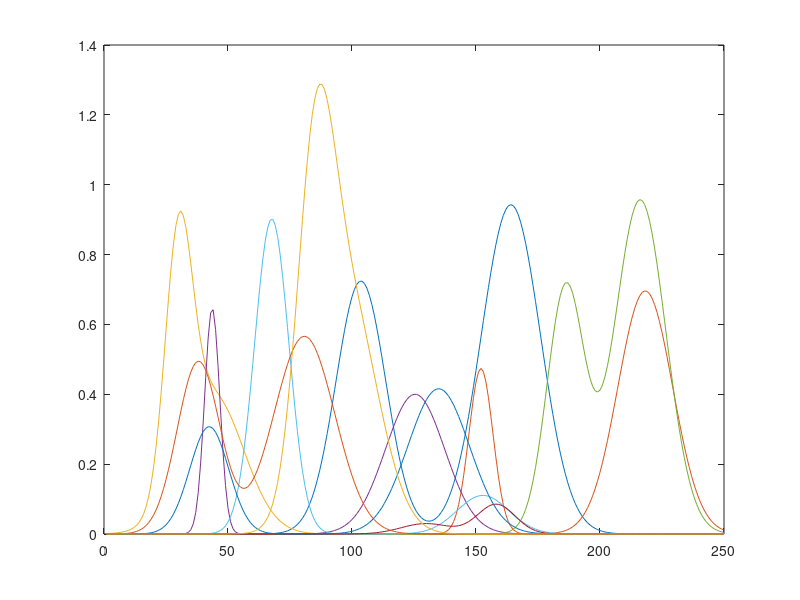
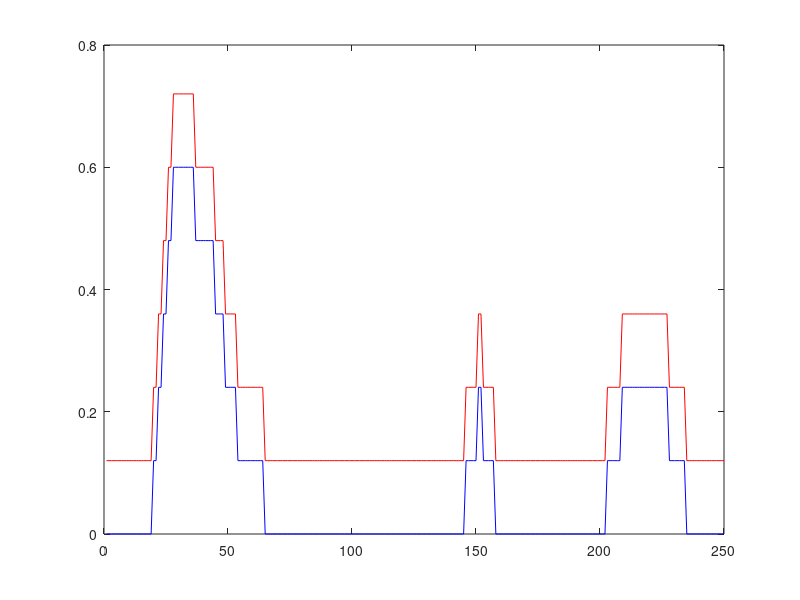

These charts were generated, in order, by the following MATLAB code:
% data for spectrum analysis problem.

% code for plotting qmax and qmin.
% figure; hold on;
% for i = 1:n
%     plot([i,i],[qmax(i),qmin(i)],'o-');
% end
% axis([0,11,0,1]);

n = 10;
m = 250;
S = [...
   0.0000   0.0000   0.0011   0.0000   0.0000 ...
   0.0000   0.0000   0.0000   0.0000   0.0000 ...
   ;
   0.0000   0.0000   0.0014   0.0000   0.0000 ...
   0.0000   0.0000   0.0000   0.0001   0.0000 ...
   ;
   0.0000   0.0000   0.0019   0.0000   0.0000 ...
   0.0000   0.0000   0.0000   0.0001   0.0000 ...
   ;
   0.0000   0.0000   0.0024   0.0000   0.0000 ...
   0.0000   0.0000   0.0000   0.0002   0.0000 ...
   ;
   0.0000   0.0000   0.0031   0.0000   0.0000 ...
   0.0000   0.0000   0.0000   0.0003   0.0000 ...
   ;
   0.0000   0.0000   0.0040   0.0000   0.0000 ...
   0.0000   0.0000   0.0000   0.0005   0.0000 ...
   ;
   0.0000   0.0000   0.0052   0.0000   0.0000 ...
   0.0000   0.0000   0.0000   0.0007   0.0000 ...
   ;
   0.0000   0.0000   0.0066   0.0000   0.0000 ...
   0.0000   0.0000   0.0000   0.0011   0.0000 ...
   ;
   0.0000   0.0000   0.0085   0.0000   0.0000 ...
   0.0000   0.0000   0.0000   0.0016   0.0000 ...
   ;
   0.0000   0.0000   0.0108   0.0000   0.0000 ...
   0.0000   0.0000   0.0001   0.0024   0.0000 ...
   ;
   0.0000   0.0000   0.0140   0.0000   0.0000 ...
   0.0000   0.0000   0.0001   0.0035   0.0000 ...
   ;
   0.0000   0.0000   0.0182   0.0000   0.0000 ...
   0.0000   0.0000   0.0002   0.0050   0.0000 ...
   ;
   0.0000   0.0000   0.0240   0.0000   0.0000 ...
   0.0000   0.0000   0.0003   0.0071   0.0000 ...
   ;
   0.0000   0.0000   0.0319   0.0000   0.0000 ...
   0.0000   0.0000   0.0004   0.0099   0.0000 ...
   ;
   0.0000   0.0000   0.0429   0.0000   0.0000 ...
   0.0000   0.0000   0.0007   0.0136   0.0000 ...
   ;
   0.0000   0.0000   0.0581   0.0000   0.0000 ...
   0.0000   0.0000   0.0011   0.0184   0.0000 ...
   ;
   0.0000   0.0000   0.0790   0.0000   0.0000 ...
   0.0000   0.0000   0.0016   0.0246   0.0000 ...
   ;
   0.0000   0.0000   0.1072   0.0000   0.0000 ...
   0.0000   0.0000   0.0024   0.0325   0.0000 ...
   ;
   0.0000   0.0000   0.1442   0.0000   0.0000 ...
   0.0000   0.0000   0.0036   0.0423   0.0000 ...
   ;
   0.0000   0.0000   0.1917   0.0000   0.0000 ...
   0.0000   0.0000   0.0052   0.0544   0.0000 ...
   ;
   0.0000   0.0000   0.2505   0.0000   0.0000 ...
   0.0000   0.0000   0.0074   0.0689   0.0000 ...
   ;
   0.0000   0.0000   0.3207   0.0000   0.0000 ...
   0.0000   0.0000   0.0105   0.0862   0.0000 ...
   ;
   0.0000   0.0000   0.4014   0.0000   0.0000 ...
   0.0000   0.0000   0.0144   0.1064   0.0000 ...
   ;
   0.0000   0.0000   0.4900   0.0000   0.0000 ...
   0.0000   0.0000   0.0196   0.1295   0.0000 ...
   ;
   0.0000   0.0000   0.5826   0.0000   0.0000 ...
   0.0000   0.0000   0.0262   0.1555   0.0000 ...
   ;
   0.0000   0.0000   0.6740   0.0000   0.0000 ...
   0.0000   0.0000   0.0345   0.1843   0.0000 ...
   ;
   0.0000   0.0000   0.7585   0.0000   0.0000 ...
   0.0000   0.0000   0.0447   0.2154   0.0000 ...
   ;
   0.0000   0.0000   0.8301   0.0000   0.0000 ...
   0.0000   0.0000   0.0569   0.2485   0.0000 ...
   ;
   0.0000   0.0000   0.8836   0.0000   0.0000 ...
   0.0000   0.0000   0.0713   0.2828   0.0000 ...
   ;
   0.0000   0.0000   0.9156   0.0000   0.0000 ...
   0.0000   0.0000   0.0880   0.3176   0.0000 ...
   ;
   0.0000   0.0000   0.9246   0.0001   0.0000 ...
   0.0000   0.0000   0.1067   0.3518   0.0000 ...
   ;
   0.0000   0.0000   0.9112   0.0005   0.0000 ...
   0.0000   0.0000   0.1274   0.3845   0.0000 ...
   ;
   0.0000   0.0000   0.8785   0.0016   0.0000 ...
   0.0000   0.0000   0.1496   0.4147   0.0000 ...
   ;
   0.0000   0.0000   0.8311   0.0046   0.0000 ...
   0.0000   0.0000   0.1729   0.4413   0.0000 ...
   ;
   0.0000   0.0000   0.7742   0.0122   0.0000 ...
   0.0000   0.0000   0.1966   0.4633   0.0000 ...
   ;
   0.0000   0.0000   0.7135   0.0290   0.0000 ...
   0.0000   0.0000   0.2200   0.4799   0.0000 ...
   ;
   0.0000   0.0000   0.6539   0.0620   0.0000 ...
   0.0000   0.0000   0.2422   0.4905   0.0000 ...
   ;
   0.0000   0.0000   0.5992   0.1192   0.0000 ...
   0.0001   0.0000   0.2623   0.4948   0.0000 ...
   ;
   0.0000   0.0000   0.5517   0.2062   0.0000 ...
   0.0002   0.0000   0.2795   0.4925   0.0000 ...
   ;
   0.0000   0.0000   0.5125   0.3203   0.0000 ...
   0.0003   0.0000   0.2931   0.4838   0.0000 ...
   ;
   0.0000   0.0000   0.4814   0.4473   0.0000 ...
   0.0005   0.0000   0.3024   0.4692   0.0000 ...
   ;
   0.0000   0.0000   0.4575   0.5614   0.0000 ...
   0.0009   0.0000   0.3070   0.4491   0.0000 ...
   ;
   0.0000   0.0000   0.4391   0.6333   0.0000 ...
   0.0015   0.0000   0.3066   0.4246   0.0000 ...
   ;
   0.0000   0.0000   0.4248   0.6420   0.0000 ...
   0.0026   0.0000   0.3013   0.3965   0.0000 ...
   ;
   0.0000   0.0000   0.4128   0.5849   0.0000 ...
   0.0041   0.0000   0.2914   0.3659   0.0000 ...
   ;
   0.0000   0.0000   0.4020   0.4789   0.0000 ...
   0.0066   0.0000   0.2772   0.3341   0.0001 ...
   ;
   0.0000   0.0000   0.3912   0.3524   0.0000 ...
   0.0103   0.0000   0.2595   0.3020   0.0001 ...
   ;
   0.0000   0.0000   0.3798   0.2331   0.0000 ...
   0.0157   0.0000   0.2390   0.2708   0.0001 ...
   ;
   0.0000   0.0000   0.3672   0.1385   0.0000 ...
   0.0235   0.0000   0.2166   0.2413   0.0001 ...
   ;
   0.0000   0.0000   0.3533   0.0740   0.0000 ...
   0.0343   0.0000   0.1932   0.2143   0.0002 ...
   ;
   0.0000   0.0000   0.3381   0.0355   0.0000 ...
   0.0492   0.0000   0.1695   0.1905   0.0003 ...
   ;
   0.0000   0.0000   0.3217   0.0153   0.0000 ...
   0.0691   0.0000   0.1463   0.1704   0.0004 ...
   ;
   0.0000   0.0000   0.3041   0.0059   0.0000 ...
   0.0949   0.0000   0.1243   0.1542   0.0006 ...
   ;
   0.0000   0.0000   0.2858   0.0021   0.0000 ...
   0.1278   0.0000   0.1038   0.1422   0.0008 ...
   ;
   0.0000   0.0000   0.2668   0.0006   0.0000 ...
   0.1684   0.0000   0.0854   0.1344   0.0012 ...
   ;
   0.0000   0.0000   0.2475   0.0002   0.0000 ...
   0.2173   0.0000   0.0691   0.1308   0.0017 ...
   ;
   0.0000   0.0000   0.2282   0.0000   0.0000 ...
   0.2745   0.0000   0.0550   0.1312   0.0024 ...
   ;
   0.0000   0.0000   0.2090   0.0000   0.0000 ...
   0.3397   0.0000   0.0431   0.1355   0.0033 ...
   ;
   0.0000   0.0000   0.1902   0.0000   0.0000 ...
   0.4116   0.0000   0.0332   0.1434   0.0047 ...
   ;
   0.0001   0.0000   0.1720   0.0000   0.0000 ...
   0.4884   0.0000   0.0252   0.1547   0.0067 ...
   ;
   0.0001   0.0000   0.1545   0.0000   0.0000 ...
   0.5674   0.0000   0.0188   0.1691   0.0094 ...
   ;
   0.0001   0.0000   0.1379   0.0000   0.0000 ...
   0.6456   0.0000   0.0138   0.1863   0.0131 ...
   ;
   0.0002   0.0000   0.1223   0.0000   0.0000 ...
   0.7193   0.0000   0.0100   0.2059   0.0183 ...
   ;
   0.0003   0.0000   0.1078   0.0000   0.0000 ...
   0.7847   0.0000   0.0071   0.2278   0.0254 ...
   ;
   0.0004   0.0000   0.0944   0.0000   0.0000 ...
   0.8383   0.0000   0.0049   0.2516   0.0350 ...
   ;
   0.0006   0.0000   0.0821   0.0000   0.0000 ...
   0.8769   0.0000   0.0034   0.2768   0.0477 ...
   ;
   0.0009   0.0000   0.0710   0.0000   0.0000 ...
   0.8983   0.0000   0.0023   0.3032   0.0644 ...
   ;
   0.0013   0.0000   0.0610   0.0000   0.0000 ...
   0.9011   0.0000   0.0015   0.3304   0.0859 ...
   ;
   0.0018   0.0000   0.0520   0.0000   0.0000 ...
   0.8851   0.0000   0.0010   0.3579   0.1132 ...
   ;
   0.0026   0.0000   0.0441   0.0000   0.0000 ...
   0.8514   0.0000   0.0006   0.3854   0.1472 ...
   ;
   0.0036   0.0000   0.0372   0.0000   0.0000 ...
   0.8019   0.0000   0.0004   0.4123   0.1888 ...
   ;
   0.0049   0.0000   0.0311   0.0000   0.0000 ...
   0.7396   0.0000   0.0003   0.4384   0.2387 ...
   ;
   0.0067   0.0000   0.0259   0.0000   0.0000 ...
   0.6680   0.0000   0.0002   0.4630   0.2974 ...
   ;
   0.0091   0.0000   0.0214   0.0000   0.0000 ...
   0.5908   0.0000   0.0001   0.4859   0.3650 ...
   ;
   0.0122   0.0000   0.0176   0.0001   0.0000 ...
   0.5117   0.0000   0.0001   0.5065   0.4410 ...
   ;
   0.0161   0.0000   0.0143   0.0001   0.0000 ...
   0.4339   0.0000   0.0000   0.5246   0.5247 ...
   ;
   0.0211   0.0000   0.0116   0.0001   0.0000 ...
   0.3604   0.0000   0.0000   0.5397   0.6145 ...
   ;
   0.0274   0.0000   0.0094   0.0002   0.0000 ...
   0.2930   0.0000   0.0000   0.5517   0.7084 ...
   ;
   0.0352   0.0000   0.0075   0.0002   0.0000 ...
   0.2334   0.0000   0.0000   0.5601   0.8039 ...
   ;
   0.0448   0.0000   0.0060   0.0003   0.0000 ...
   0.1820   0.0000   0.0000   0.5650   0.8981 ...
   ;
   0.0565   0.0000   0.0047   0.0004   0.0000 ...
   0.1389   0.0000   0.0000   0.5661   0.9879 ...
   ;
   0.0704   0.0000   0.0037   0.0005   0.0000 ...
   0.1039   0.0000   0.0000   0.5635   1.0702 ...
   ;
   0.0870   0.0000   0.0029   0.0007   0.0000 ...
   0.0761   0.0000   0.0001   0.5572   1.1422 ...
   ;
   0.1063   0.0000   0.0022   0.0010   0.0000 ...
   0.0545   0.0000   0.0001   0.5473   1.2014 ...
   ;
   0.1287   0.0000   0.0017   0.0013   0.0000 ...
   0.0383   0.0000   0.0001   0.5341   1.2461 ...
   ;
   0.1542   0.0000   0.0013   0.0017   0.0000 ...
   0.0263   0.0000   0.0002   0.5177   1.2751 ...
   ;
   0.1830   0.0000   0.0010   0.0023   0.0000 ...
   0.0177   0.0000   0.0002   0.4986   1.2883 ...
   ;
   0.2149   0.0000   0.0008   0.0030   0.0000 ...
   0.0117   0.0000   0.0003   0.4769   1.2864 ...
   ;
   0.2499   0.0000   0.0006   0.0038   0.0000 ...
   0.0075   0.0000   0.0004   0.4533   1.2706 ...
   ;
   0.2878   0.0000   0.0004   0.0049   0.0000 ...
   0.0048   0.0000   0.0006   0.4279   1.2429 ...
   ;
   0.3280   0.0000   0.0003   0.0063   0.0000 ...
   0.0030   0.0000   0.0008   0.4013   1.2055 ...
   ;
   0.3702   0.0000   0.0002   0.0080   0.0000 ...
   0.0018   0.0000   0.0010   0.3739   1.1611 ...
   ;
   0.4136   0.0000   0.0002   0.0100   0.0000 ...
   0.0011   0.0000   0.0014   0.3460   1.1121 ...
   ;
   0.4575   0.0000   0.0001   0.0126   0.0000 ...
   0.0006   0.0000   0.0018   0.3181   1.0606 ...
   ;
   0.5010   0.0000   0.0001   0.0156   0.0000 ...
   0.0004   0.0001   0.0023   0.2906   1.0087 ...
   ;
   0.5433   0.0000   0.0001   0.0192   0.0000 ...
   0.0002   0.0001   0.0030   0.2636   0.9577 ...
   ;
   0.5832   0.0000   0.0000   0.0236   0.0000 ...
   0.0001   0.0001   0.0039   0.2376   0.9087 ...
   ;
   0.6198   0.0000   0.0000   0.0287   0.0000 ...
   0.0001   0.0002   0.0050   0.2128   0.8623 ...
   ;
   0.6521   0.0000   0.0000   0.0346   0.0000 ...
   0.0000   0.0002   0.0063   0.1892   0.8185 ...
   ;
   0.6793   0.0000   0.0000   0.0415   0.0000 ...
   0.0000   0.0003   0.0079   0.1672   0.7773 ...
   ;
   0.7007   0.0000   0.0000   0.0494   0.0000 ...
   0.0000   0.0004   0.0099   0.1468   0.7383 ...
   ;
   0.7154   0.0000   0.0000   0.0585   0.0000 ...
   0.0000   0.0006   0.0123   0.1280   0.7010 ...
   ;
   0.7233   0.0000   0.0000   0.0687   0.0000 ...
   0.0000   0.0008   0.0152   0.1109   0.6650 ...
   ;
   0.7239   0.0000   0.0000   0.0801   0.0000 ...
   0.0000   0.0010   0.0186   0.0954   0.6296 ...
   ;
   0.7173   0.0000   0.0000   0.0927   0.0000 ...
   0.0000   0.0013   0.0226   0.0816   0.5946 ...
   ;
   0.7037   0.0000   0.0000   0.1066   0.0000 ...
   0.0000   0.0016   0.0274   0.0693   0.5597 ...
   ;
   0.6835   0.0000   0.0000   0.1217   0.0000 ...
   0.0000   0.0021   0.0330   0.0584   0.5248 ...
   ;
   0.6573   0.0000   0.0000   0.1380   0.0000 ...
   0.0000   0.0026   0.0394   0.0490   0.4897 ...
   ;
   0.6258   0.0000   0.0000   0.1554   0.0000 ...
   0.0000   0.0033   0.0468   0.0408   0.4547 ...
   ;
   0.5899   0.0000   0.0000   0.1737   0.0000 ...
   0.0000   0.0040   0.0552   0.0337   0.4198 ...
   ;
   0.5505   0.0000   0.0000   0.1929   0.0000 ...
   0.0000   0.0049   0.0647   0.0277   0.3853 ...
   ;
   0.5086   0.0000   0.0000   0.2127   0.0000 ...
   0.0001   0.0059   0.0753   0.0226   0.3515 ...
   ;
   0.4653   0.0000   0.0000   0.2329   0.0000 ...
   0.0001   0.0070   0.0872   0.0183   0.3186 ...
   ;
   0.4214   0.0000   0.0000   0.2532   0.0000 ...
   0.0001   0.0083   0.1002   0.0148   0.2869 ...
   ;
   0.3779   0.0000   0.0000   0.2733   0.0000 ...
   0.0002   0.0097   0.1144   0.0118   0.2566 ...
   ;
   0.3355   0.0000   0.0000   0.2930   0.0000 ...
   0.0002   0.0113   0.1298   0.0094   0.2280 ...
   ;
   0.2950   0.0000   0.0000   0.3119   0.0000 ...
   0.0003   0.0129   0.1463   0.0074   0.2013 ...
   ;
   0.2569   0.0000   0.0000   0.3298   0.0000 ...
   0.0004   0.0146   0.1639   0.0058   0.1764 ...
   ;
   0.2216   0.0000   0.0000   0.3462   0.0000 ...
   0.0006   0.0164   0.1823   0.0045   0.1536 ...
   ;
   0.1893   0.0000   0.0000   0.3609   0.0000 ...
   0.0008   0.0183   0.2015   0.0035   0.1328 ...
   ;
   0.1604   0.0000   0.0000   0.3736   0.0000 ...
   0.0011   0.0201   0.2214   0.0027   0.1140 ...
   ;
   0.1348   0.0000   0.0000   0.3840   0.0000 ...
   0.0014   0.0219   0.2415   0.0021   0.0972 ...
   ;
   0.1125   0.0000   0.0000   0.3920   0.0000 ...
   0.0019   0.0236   0.2619   0.0016   0.0824 ...
   ;
   0.0934   0.0000   0.0000   0.3973   0.0000 ...
   0.0024   0.0251   0.2821   0.0012   0.0693 ...
   ;
   0.0774   0.0000   0.0000   0.3999   0.0000 ...
   0.0032   0.0265   0.3018   0.0009   0.0579 ...
   ;
   0.0644   0.0000   0.0000   0.3998   0.0000 ...
   0.0041   0.0277   0.3209   0.0007   0.0480 ...
   ;
   0.0541   0.0000   0.0000   0.3968   0.0000 ...
   0.0052   0.0287   0.3390   0.0005   0.0396 ...
   ;
   0.0463   0.0000   0.0000   0.3911   0.0000 ...
   0.0065   0.0294   0.3558   0.0004   0.0324 ...
   ;
   0.0409   0.0000   0.0000   0.3828   0.0000 ...
   0.0082   0.0298   0.3709   0.0003   0.0263 ...
   ;
   0.0377   0.0000   0.0000   0.3720   0.0000 ...
   0.0101   0.0299   0.3843   0.0002   0.0212 ...
   ;
   0.0367   0.0000   0.0000   0.3590   0.0000 ...
   0.0124   0.0297   0.3955   0.0001   0.0170 ...
   ;
   0.0377   0.0001   0.0000   0.3441   0.0000 ...
   0.0151   0.0293   0.4044   0.0001   0.0135 ...
   ;
   0.0407   0.0002   0.0000   0.3275   0.0000 ...
   0.0182   0.0286   0.4109   0.0001   0.0107 ...
   ;
   0.0458   0.0005   0.0000   0.3095   0.0000 ...
   0.0218   0.0278   0.4147   0.0000   0.0084 ...
   ;
   0.0528   0.0010   0.0000   0.2905   0.0000 ...
   0.0258   0.0267   0.4159   0.0000   0.0065 ...
   ;
   0.0621   0.0020   0.0000   0.2707   0.0000 ...
   0.0302   0.0257   0.4144   0.0000   0.0051 ...
   ;
   0.0736   0.0039   0.0000   0.2505   0.0000 ...
   0.0351   0.0246   0.4102   0.0000   0.0039 ...
   ;
   0.0874   0.0072   0.0000   0.2302   0.0000 ...
   0.0404   0.0236   0.4034   0.0000   0.0030 ...
   ;
   0.1038   0.0128   0.0000   0.2100   0.0000 ...
   0.0461   0.0228   0.3942   0.0000   0.0023 ...
   ;
   0.1227   0.0219   0.0000   0.1903   0.0000 ...
   0.0521   0.0223   0.3826   0.0000   0.0017 ...
   ;
   0.1445   0.0358   0.0000   0.1713   0.0000 ...
   0.0583   0.0223   0.3691   0.0000   0.0013 ...
   ;
   0.1692   0.0560   0.0000   0.1530   0.0000 ...
   0.0647   0.0227   0.3536   0.0000   0.0009 ...
   ;
   0.1968   0.0841   0.0000   0.1358   0.0000 ...
   0.0711   0.0238   0.3367   0.0000   0.0007 ...
   ;
   0.2275   0.1208   0.0000   0.1196   0.0000 ...
   0.0775   0.0255   0.3185   0.0000   0.0005 ...
   ;
   0.2611   0.1665   0.0000   0.1047   0.0000 ...
   0.0836   0.0281   0.2993   0.0000   0.0004 ...
   ;
   0.2976   0.2197   0.0000   0.0910   0.0000 ...
   0.0894   0.0314   0.2794   0.0000   0.0003 ...
   ;
   0.3369   0.2779   0.0000   0.0785   0.0000 ...
   0.0947   0.0354   0.2592   0.0000   0.0002 ...
   ;
   0.3787   0.3368   0.0000   0.0672   0.0000 ...
   0.0994   0.0402   0.2389   0.0000   0.0001 ...
   ;
   0.4228   0.3911   0.0000   0.0572   0.0000 ...
   0.1035   0.0456   0.2187   0.0000   0.0001 ...
   ;
   0.4686   0.4352   0.0000   0.0483   0.0000 ...
   0.1066   0.0514   0.1990   0.0000   0.0001 ...
   ;
   0.5157   0.4640   0.0000   0.0405   0.0000 ...
   0.1089   0.0575   0.1798   0.0000   0.0000 ...
   ;
   0.5636   0.4741   0.0000   0.0338   0.0000 ...
   0.1102   0.0636   0.1615   0.0000   0.0000 ...
   ;
   0.6116   0.4642   0.0000   0.0279   0.0000 ...
   0.1105   0.0694   0.1441   0.0000   0.0000 ...
   ;
   0.6591   0.4354   0.0000   0.0230   0.0001 ...
   0.1098   0.0747   0.1277   0.0000   0.0000 ...
   ;
   0.7052   0.3914   0.0000   0.0187   0.0001 ...
   0.1081   0.0792   0.1125   0.0000   0.0000 ...
   ;
   0.7492   0.3372   0.0000   0.0152   0.0002 ...
   0.1054   0.0826   0.0984   0.0000   0.0000 ...
   ;
   0.7903   0.2783   0.0000   0.0122   0.0004 ...
   0.1019   0.0847   0.0855   0.0000   0.0000 ...
   ;
   0.8279   0.2201   0.0000   0.0097   0.0006 ...
   0.0975   0.0856   0.0739   0.0000   0.0000 ...
   ;
   0.8611   0.1668   0.0000   0.0077   0.0011 ...
   0.0925   0.0849   0.0634   0.0000   0.0000 ...
   ;
   0.8893   0.1211   0.0000   0.0061   0.0017 ...
   0.0870   0.0829   0.0540   0.0000   0.0000 ...
   ;
   0.9121   0.0843   0.0000   0.0048   0.0027 ...
   0.0810   0.0795   0.0458   0.0000   0.0000 ...
   ;
   0.9288   0.0562   0.0000   0.0037   0.0041 ...
   0.0748   0.0750   0.0385   0.0000   0.0000 ...
   ;
   0.9391   0.0359   0.0000   0.0029   0.0062 ...
   0.0684   0.0696   0.0322   0.0000   0.0000 ...
   ;
   0.9429   0.0220   0.0000   0.0022   0.0093 ...
   0.0620   0.0634   0.0267   0.0000   0.0000 ...
   ;
   0.9400   0.0129   0.0000   0.0017   0.0136 ...
   0.0556   0.0568   0.0221   0.0000   0.0000 ...
   ;
   0.9306   0.0073   0.0000   0.0013   0.0195 ...
   0.0495   0.0500   0.0181   0.0000   0.0000 ...
   ;
   0.9147   0.0039   0.0000   0.0009   0.0276 ...
   0.0436   0.0433   0.0147   0.0000   0.0000 ...
   ;
   0.8928   0.0020   0.0000   0.0007   0.0383 ...
   0.0381   0.0368   0.0119   0.0000   0.0000 ...
   ;
   0.8653   0.0010   0.0000   0.0005   0.0523 ...
   0.0330   0.0308   0.0096   0.0000   0.0000 ...
   ;
   0.8327   0.0005   0.0000   0.0004   0.0702 ...
   0.0283   0.0253   0.0077   0.0000   0.0000 ...
   ;
   0.7957   0.0003   0.0000   0.0003   0.0925 ...
   0.0240   0.0204   0.0061   0.0000   0.0000 ...
   ;
   0.7550   0.0002   0.0000   0.0002   0.1198 ...
   0.0202   0.0162   0.0048   0.0000   0.0000 ...
   ;
   0.7113   0.0002   0.0000   0.0001   0.1525 ...
   0.0169   0.0127   0.0038   0.0000   0.0000 ...
   ;
   0.6655   0.0002   0.0000   0.0001   0.1907 ...
   0.0139   0.0097   0.0029   0.0000   0.0000 ...
   ;
   0.6182   0.0003   0.0000   0.0001   0.2343 ...
   0.0114   0.0073   0.0023   0.0000   0.0000 ...
   ;
   0.5702   0.0005   0.0000   0.0001   0.2829 ...
   0.0093   0.0054   0.0017   0.0000   0.0000 ...
   ;
   0.5223   0.0006   0.0000   0.0000   0.3357 ...
   0.0074   0.0039   0.0013   0.0000   0.0000 ...
   ;
   0.4750   0.0009   0.0000   0.0000   0.3914 ...
   0.0059   0.0028   0.0010   0.0000   0.0000 ...
   ;
   0.4289   0.0012   0.0000   0.0000   0.4485 ...
   0.0047   0.0020   0.0008   0.0000   0.0000 ...
   ;
   0.3846   0.0017   0.0000   0.0000   0.5050 ...
   0.0037   0.0014   0.0006   0.0000   0.0000 ...
   ;
   0.3425   0.0023   0.0000   0.0000   0.5589 ...
   0.0028   0.0009   0.0004   0.0000   0.0000 ...
   ;
   0.3028   0.0031   0.0000   0.0000   0.6080 ...
   0.0022   0.0006   0.0003   0.0000   0.0000 ...
   ;
   0.2658   0.0042   0.0000   0.0000   0.6501 ...
   0.0017   0.0004   0.0002   0.0000   0.0000 ...
   ;
   0.2317   0.0056   0.0000   0.0000   0.6835 ...
   0.0012   0.0003   0.0002   0.0000   0.0000 ...
   ;
   0.2006   0.0074   0.0000   0.0000   0.7067 ...
   0.0009   0.0002   0.0001   0.0000   0.0000 ...
   ;
   0.1724   0.0096   0.0000   0.0000   0.7188 ...
   0.0007   0.0001   0.0001   0.0000   0.0000 ...
   ;
   0.1471   0.0125   0.0000   0.0000   0.7194 ...
   0.0005   0.0001   0.0001   0.0000   0.0000 ...
   ;
   0.1247   0.0161   0.0000   0.0000   0.7091 ...
   0.0004   0.0000   0.0000   0.0000   0.0000 ...
   ;
   0.1049   0.0206   0.0000   0.0000   0.6889 ...
   0.0003   0.0000   0.0000   0.0000   0.0000 ...
   ;
   0.0876   0.0261   0.0000   0.0000   0.6603 ...
   0.0002   0.0000   0.0000   0.0000   0.0000 ...
   ;
   0.0727   0.0328   0.0000   0.0000   0.6256 ...
   0.0001   0.0000   0.0000   0.0000   0.0000 ...
   ;
   0.0599   0.0408   0.0000   0.0000   0.5871 ...
   0.0001   0.0000   0.0000   0.0000   0.0000 ...
   ;
   0.0490   0.0505   0.0000   0.0000   0.5473 ...
   0.0001   0.0000   0.0000   0.0000   0.0000 ...
   ;
   0.0398   0.0619   0.0000   0.0000   0.5089 ...
   0.0000   0.0000   0.0000   0.0000   0.0000 ...
   ;
   0.0321   0.0752   0.0000   0.0000   0.4742 ...
   0.0000   0.0000   0.0000   0.0000   0.0000 ...
   ;
   0.0257   0.0907   0.0000   0.0000   0.4452 ...
   0.0000   0.0000   0.0000   0.0000   0.0000 ...
   ;
   0.0204   0.1085   0.0000   0.0000   0.4235 ...
   0.0000   0.0000   0.0000   0.0000   0.0000 ...
   ;
   0.0161   0.1287   0.0000   0.0000   0.4104 ...
   0.0000   0.0000   0.0000   0.0000   0.0000 ...
   ;
   0.0127   0.1515   0.0000   0.0000   0.4065 ...
   0.0000   0.0000   0.0000   0.0000   0.0000 ...
   ;
   0.0099   0.1767   0.0000   0.0000   0.4120 ...
   0.0000   0.0000   0.0000   0.0000   0.0000 ...
   ;
   0.0076   0.2045   0.0000   0.0000   0.4268 ...
   0.0000   0.0000   0.0000   0.0000   0.0000 ...
   ;
   0.0058   0.2347   0.0000   0.0000   0.4503 ...
   0.0000   0.0000   0.0000   0.0000   0.0000 ...
   ;
   0.0045   0.2672   0.0000   0.0000   0.4816 ...
   0.0000   0.0000   0.0000   0.0000   0.0000 ...
   ;
   0.0034   0.3017   0.0000   0.0000   0.5194 ...
   0.0000   0.0000   0.0000   0.0000   0.0000 ...
   ;
   0.0025   0.3379   0.0000   0.0000   0.5626 ...
   0.0000   0.0000   0.0000   0.0000   0.0000 ...
   ;
   0.0019   0.3753   0.0000   0.0000   0.6095 ...
   0.0000   0.0000   0.0000   0.0000   0.0000 ...
   ;
   0.0014   0.4134   0.0000   0.0000   0.6586 ...
   0.0000   0.0000   0.0000   0.0000   0.0000 ...
   ;
   0.0010   0.4516   0.0000   0.0000   0.7083 ...
   0.0000   0.0000   0.0000   0.0000   0.0000 ...
   ;
   0.0008   0.4893   0.0000   0.0000   0.7571 ...
   0.0000   0.0000   0.0000   0.0000   0.0000 ...
   ;
   0.0005   0.5259   0.0000   0.0000   0.8033 ...
   0.0000   0.0000   0.0000   0.0000   0.0000 ...
   ;
   0.0004   0.5605   0.0000   0.0000   0.8455 ...
   0.0000   0.0000   0.0000   0.0000   0.0000 ...
   ;
   0.0003   0.5926   0.0000   0.0000   0.8825 ...
   0.0000   0.0000   0.0000   0.0000   0.0000 ...
   ;
   0.0002   0.6213   0.0000   0.0000   0.9130 ...
   0.0000   0.0000   0.0000   0.0000   0.0000 ...
   ;
   0.0001   0.6461   0.0000   0.0000   0.9360 ...
   0.0000   0.0000   0.0000   0.0000   0.0000 ...
   ;
   0.0001   0.6664   0.0000   0.0000   0.9509 ...
   0.0000   0.0000   0.0000   0.0000   0.0000 ...
   ;
   0.0001   0.6816   0.0000   0.0000   0.9572 ...
   0.0000   0.0000   0.0000   0.0000   0.0000 ...
   ;
   0.0000   0.6916   0.0000   0.0000   0.9547 ...
   0.0000   0.0000   0.0000   0.0000   0.0000 ...
   ;
   0.0000   0.6959   0.0000   0.0000   0.9433 ...
   0.0000   0.0000   0.0000   0.0000   0.0000 ...
   ;
   0.0000   0.6945   0.0000   0.0000   0.9234 ...
   0.0000   0.0000   0.0000   0.0000   0.0000 ...
   ;
   0.0000   0.6874   0.0000   0.0000   0.8955 ...
   0.0000   0.0000   0.0000   0.0000   0.0000 ...
   ;
   0.0000   0.6748   0.0000   0.0000   0.8604 ...
   0.0000   0.0000   0.0000   0.0000   0.0000 ...
   ;
   0.0000   0.6570   0.0000   0.0000   0.8190 ...
   0.0000   0.0000   0.0000   0.0000   0.0000 ...
   ;
   0.0000   0.6345   0.0000   0.0000   0.7723 ...
   0.0000   0.0000   0.0000   0.0000   0.0000 ...
   ;
   0.0000   0.6077   0.0000   0.0000   0.7215 ...
   0.0000   0.0000   0.0000   0.0000   0.0000 ...
   ;
   0.0000   0.5773   0.0000   0.0000   0.6678 ...
   0.0000   0.0000   0.0000   0.0000   0.0000 ...
   ;
   0.0000   0.5439   0.0000   0.0000   0.6123 ...
   0.0000   0.0000   0.0000   0.0000   0.0000 ...
   ;
   0.0000   0.5082   0.0000   0.0000   0.5562 ...
   0.0000   0.0000   0.0000   0.0000   0.0000 ...
   ;
   0.0000   0.4710   0.0000   0.0000   0.5005 ...
   0.0000   0.0000   0.0000   0.0000   0.0000 ...
   ;
   0.0000   0.4329   0.0000   0.0000   0.4462 ...
   0.0000   0.0000   0.0000   0.0000   0.0000 ...
   ;
   0.0000   0.3947   0.0000   0.0000   0.3941 ...
   0.0000   0.0000   0.0000   0.0000   0.0000 ...
   ;
   0.0000   0.3568   0.0000   0.0000   0.3448 ...
   0.0000   0.0000   0.0000   0.0000   0.0000 ...
   ;
   0.0000   0.3200   0.0000   0.0000   0.2989 ...
   0.0000   0.0000   0.0000   0.0000   0.0000 ...
   ;
   0.0000   0.2846   0.0000   0.0000   0.2567 ...
   0.0000   0.0000   0.0000   0.0000   0.0000 ...
   ;
   0.0000   0.2511   0.0000   0.0000   0.2184 ...
   0.0000   0.0000   0.0000   0.0000   0.0000 ...
   ;
   0.0000   0.2197   0.0000   0.0000   0.1841 ...
   0.0000   0.0000   0.0000   0.0000   0.0000 ...
   ;
   0.0000   0.1906   0.0000   0.0000   0.1537 ...
   0.0000   0.0000   0.0000   0.0000   0.0000 ...
   ;
   0.0000   0.1640   0.0000   0.0000   0.1272 ...
   0.0000   0.0000   0.0000   0.0000   0.0000 ...
   ;
   0.0000   0.1400   0.0000   0.0000   0.1042 ...
   0.0000   0.0000   0.0000   0.0000   0.0000 ...
   ;
   0.0000   0.1185   0.0000   0.0000   0.0846 ...
   0.0000   0.0000   0.0000   0.0000   0.0000 ...
   ;
   0.0000   0.0995   0.0000   0.0000   0.0681 ...
   0.0000   0.0000   0.0000   0.0000   0.0000 ...
   ;
   0.0000   0.0829   0.0000   0.0000   0.0542 ...
   0.0000   0.0000   0.0000   0.0000   0.0000 ...
   ;
   0.0000   0.0685   0.0000   0.0000   0.0428 ...
   0.0000   0.0000   0.0000   0.0000   0.0000 ...
   ;
   0.0000   0.0561   0.0000   0.0000   0.0335 ...
   0.0000   0.0000   0.0000   0.0000   0.0000 ...
   ;
   0.0000   0.0456   0.0000   0.0000   0.0259 ...
   0.0000   0.0000   0.0000   0.0000   0.0000 ...
   ;
   0.0000   0.0367   0.0000   0.0000   0.0199 ...
   0.0000   0.0000   0.0000   0.0000   0.0000 ...
   ;
   0.0000   0.0293   0.0000   0.0000   0.0151 ...
   0.0000   0.0000   0.0000   0.0000   0.0000 ...
   ;
   0.0000   0.0233   0.0000   0.0000   0.0114 ...
   0.0000   0.0000   0.0000   0.0000   0.0000 ...
   ;
   0.0000   0.0183   0.0000   0.0000   0.0085 ...
   0.0000   0.0000   0.0000   0.0000   0.0000 ...
   ;
   0.0000   0.0143   0.0000   0.0000   0.0063 ...
   0.0000   0.0000   0.0000   0.0000   0.0000 ...
   ;
   0.0000   0.0110   0.0000   0.0000   0.0046 ...
   0.0000   0.0000   0.0000   0.0000   0.0000 ...
   ;
];
l = [...
   0.0000   0.0000   0.0000   0.0000   0.0000 ...
   0.0000   0.0000   0.0000   0.0000   0.0000 ...
   0.0000   0.0000   0.0000   0.0000   0.0000 ...
   0.0000   0.0000   0.0000   0.0000   0.1200 ...
   0.1200   0.2400   0.2400   0.3600   0.3600 ...
   0.4800   0.4800   0.6000   0.6000   0.6000 ...
   0.6000   0.6000   0.6000   0.6000   0.6000 ...
   0.6000   0.4800   0.4800   0.4800   0.4800 ...
   0.4800   0.4800   0.4800   0.4800   0.3600 ...
   0.3600   0.3600   0.3600   0.2400   0.2400 ...
   0.2400   0.2400   0.2400   0.1200   0.1200 ...
   0.1200   0.1200   0.1200   0.1200   0.1200 ...
   0.1200   0.1200   0.1200   0.1200   0.0000 ...
   0.0000   0.0000   0.0000   0.0000   0.0000 ...
   0.0000   0.0000   0.0000   0.0000   0.0000 ...
   0.0000   0.0000   0.0000   0.0000   0.0000 ...
   0.0000   0.0000   0.0000   0.0000   0.0000 ...
   0.0000   0.0000   0.0000   0.0000   0.0000 ...
   0.0000   0.0000   0.0000   0.0000   0.0000 ...
   0.0000   0.0000   0.0000   0.0000   0.0000 ...
   0.0000   0.0000   0.0000   0.0000   0.0000 ...
   0.0000   0.0000   0.0000   0.0000   0.0000 ...
   0.0000   0.0000   0.0000   0.0000   0.0000 ...
   0.0000   0.0000   0.0000   0.0000   0.0000 ...
   0.0000   0.0000   0.0000   0.0000   0.0000 ...
   0.0000   0.0000   0.0000   0.0000   0.0000 ...
   0.0000   0.0000   0.0000   0.0000   0.0000 ...
   0.0000   0.0000   0.0000   0.0000   0.0000 ...
   0.0000   0.0000   0.0000   0.0000   0.0000 ...
   0.1200   0.1200   0.1200   0.1200   0.1200 ...
   0.2400   0.2400   0.1200   0.1200   0.1200 ...
   0.1200   0.1200   0.0000   0.0000   0.0000 ...
   0.0000   0.0000   0.0000   0.0000   0.0000 ...
   0.0000   0.0000   0.0000   0.0000   0.0000 ...
   0.0000   0.0000   0.0000   0.0000   0.0000 ...
   0.0000   0.0000   0.0000   0.0000   0.0000 ...
   0.0000   0.0000   0.0000   0.0000   0.0000 ...
   0.0000   0.0000   0.0000   0.0000   0.0000 ...
   0.0000   0.0000   0.0000   0.0000   0.0000 ...
   0.0000   0.0000   0.0000   0.0000   0.0000 ...
   0.0000   0.0000   0.1200   0.1200   0.1200 ...
   0.1200   0.1200   0.1200   0.2400   0.2400 ...
   0.2400   0.2400   0.2400   0.2400   0.2400 ...
   0.2400   0.2400   0.2400   0.2400   0.2400 ...
   0.2400   0.2400   0.2400   0.2400   0.2400 ...
   0.2400   0.2400   0.1200   0.1200   0.1200 ...
   0.1200   0.1200   0.1200   0.1200   0.0000 ...
   0.0000   0.0000   0.0000   0.0000   0.0000 ...
   0.0000   0.0000   0.0000   0.0000   0.0000 ...
   0.0000   0.0000   0.0000   0.0000   0.0000 ...
]';
u = [...
   0.1200   0.1200   0.1200   0.1200   0.1200 ...
   0.1200   0.1200   0.1200   0.1200   0.1200 ...
   0.1200   0.1200   0.1200   0.1200   0.1200 ...
   0.1200   0.1200   0.1200   0.1200   0.2400 ...
   0.2400   0.3600   0.3600   0.4800   0.4800 ...
   0.6000   0.6000   0.7200   0.7200   0.7200 ...
   0.7200   0.7200   0.7200   0.7200   0.7200 ...
   0.7200   0.6000   0.6000   0.6000   0.6000 ...
   0.6000   0.6000   0.6000   0.6000   0.4800 ...
   0.4800   0.4800   0.4800   0.3600   0.3600 ...
   0.3600   0.3600   0.3600   0.2400   0.2400 ...
   0.2400   0.2400   0.2400   0.2400   0.2400 ...
   0.2400   0.2400   0.2400   0.2400   0.1200 ...
   0.1200   0.1200   0.1200   0.1200   0.1200 ...
   0.1200   0.1200   0.1200   0.1200   0.1200 ...
   0.1200   0.1200   0.1200   0.1200   0.1200 ...
   0.1200   0.1200   0.1200   0.1200   0.1200 ...
   0.1200   0.1200   0.1200   0.1200   0.1200 ...
   0.1200   0.1200   0.1200   0.1200   0.1200 ...
   0.1200   0.1200   0.1200   0.1200   0.1200 ...
   0.1200   0.1200   0.1200   0.1200   0.1200 ...
   0.1200   0.1200   0.1200   0.1200   0.1200 ...
   0.1200   0.1200   0.1200   0.1200   0.1200 ...
   0.1200   0.1200   0.1200   0.1200   0.1200 ...
   0.1200   0.1200   0.1200   0.1200   0.1200 ...
   0.1200   0.1200   0.1200   0.1200   0.1200 ...
   0.1200   0.1200   0.1200   0.1200   0.1200 ...
   0.1200   0.1200   0.1200   0.1200   0.1200 ...
   0.1200   0.1200   0.1200   0.1200   0.1200 ...
   0.2400   0.2400   0.2400   0.2400   0.2400 ...
   0.3600   0.3600   0.2400   0.2400   0.2400 ...
   0.2400   0.2400   0.1200   0.1200   0.1200 ...
   0.1200   0.1200   0.1200   0.1200   0.1200 ...
   0.1200   0.1200   0.1200   0.1200   0.1200 ...
   0.1200   0.1200   0.1200   0.1200   0.1200 ...
   0.1200   0.1200   0.1200   0.1200   0.1200 ...
   0.1200   0.1200   0.1200   0.1200   0.1200 ...
   0.1200   0.1200   0.1200   0.1200   0.1200 ...
   0.1200   0.1200   0.1200   0.1200   0.1200 ...
   0.1200   0.1200   0.1200   0.1200   0.1200 ...
   0.1200   0.1200   0.2400   0.2400   0.2400 ...
   0.2400   0.2400   0.2400   0.3600   0.3600 ...
   0.3600   0.3600   0.3600   0.3600   0.3600 ...
   0.3600   0.3600   0.3600   0.3600   0.3600 ...
   0.3600   0.3600   0.3600   0.3600   0.3600 ...
   0.3600   0.3600   0.2400   0.2400   0.2400 ...
   0.2400   0.2400   0.2400   0.2400   0.1200 ...
   0.1200   0.1200   0.1200   0.1200   0.1200 ...
   0.1200   0.1200   0.1200   0.1200   0.1200 ...
   0.1200   0.1200   0.1200   0.1200   0.1200 ...
]';

figure; plot(S);
% print('-depsc','spect_spectra.eps');
figure; plot(l,'b'); hold on;
plot(u,'r'); hold off;
% print('-depsc','spect_lu.eps');
